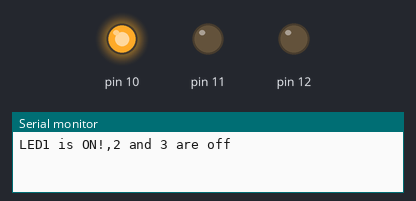
A sketch run on a simulated Arduino Uno, built with avr-gcc and run on an emulated ATmega328P. Parts: output pins drawn as LEDs (lit = HIGH), the last lines printed to the serial monitor.

Above: at 0.5 s.
At 1.5 s:
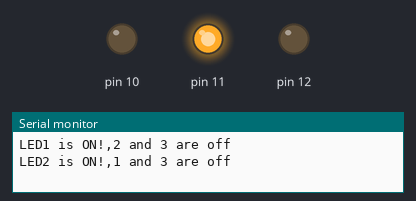
At 5.5 s:
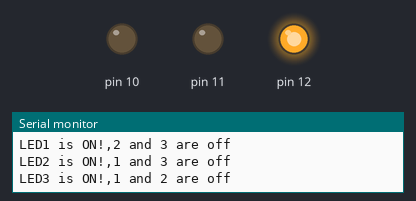
Timing chart, 0 to 6.9 s (numbered marks = the images above):
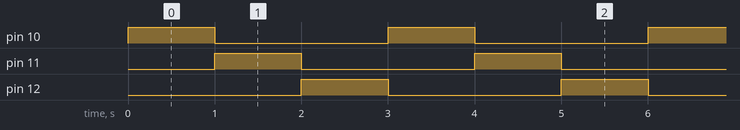

Measured:
- by itself, pin 10–12: alternates HIGH for 1.0 s and LOW for 2.0 s
- by itself, everything shown: repeats every 3.0 s, in 3 steps

The sketch:

3_leds.ino
```cpp
void setup() {
  pinMode(10,OUTPUT);
  pinMode(11,OUTPUT);
  pinMode(12,OUTPUT);
  Serial.begin(9600);
}

void loop() {
  digitalWrite(10,HIGH);
  digitalWrite(11,LOW);
  digitalWrite(12,LOW);
  Serial.println("LED1 is ON!,2 and 3 are off");
  delay(1000);
  digitalWrite(10,LOW);
  digitalWrite(11,HIGH);
  digitalWrite(12,LOW);
  Serial.println("LED2 is ON!,1 and 3 are off");
  delay(1000);
  digitalWrite(10,LOW);
  digitalWrite(11,LOW);
  digitalWrite(12,HIGH);
  Serial.println("LED3 is ON!,1 and 2 are off ");
  delay(1000);

}
```
